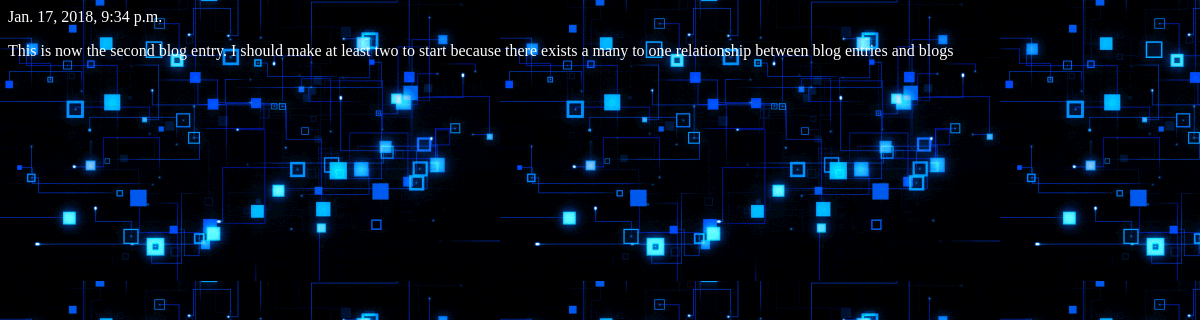
Screenshot of /blog/entry/2/ with the database file from the repository.
### blog/models.py (models this page shows, shortened)
class BlogEntry(models.Model):
    blog = models.ForeignKey(Blog, on_delete=models.CASCADE)
    title = models.CharField(max_length=200)
    text = models.TextField()
    pub_date = models.DateTimeField("date published")
    class Meta:
        verbose_name = "Blog entry"
        verbose_name_plural = "Blog entries"

### blog/views.py (the view)
# urls.py: path("entry/<int:pk>/", views.BlogEntryDetailView.as_view(), name="blogentry"),
class BlogEntryDetailView(generic.DetailView):
    model = BlogEntry
    template_name = "blog/blogentry.html"
    def get(self, request, *args, **kwargs):
        return super().get(request, *args, **kwargs)

### blog/templates/blog/blogentry.html (shortened to what this page needs)
{% load static %}
<link rel="stylesheet" type="text/css" href="{% static 'blog/style.css' %}" />
<p>{{ object.pub_date }}</p>
<p>{{ object.text }}</p>

### blog/static/blog/style.css (style rules this page uses)
p { color: white; }

### rows the page displays
BlogEntry: pub_date "Jan. 17, 2018, 9:34 p.m.", text "This is now the second blog entry. I should make at least two to start because there exists a many to one relationship between blog entries and blogs"
